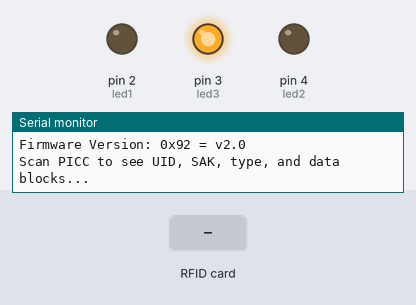
Recording of a sketch running on a simulated Arduino Uno, built with avr-gcc and run on an emulated ATmega328P. Parts: output pins drawn as LEDs (lit = HIGH), the last lines printed to the serial monitor. The test bench sets the inputs (shaded band). Pins used as bus, display or sensor lines are not drawn.

Above: at 1.2 s.
1.3 s: RFID card 4A 61 36 BE held to the reader
At 2.0 s:
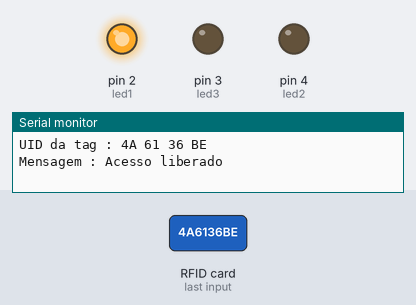
4.3 s: RFID card 5E 7A 19 C4 held to the reader
At 4.8 s:
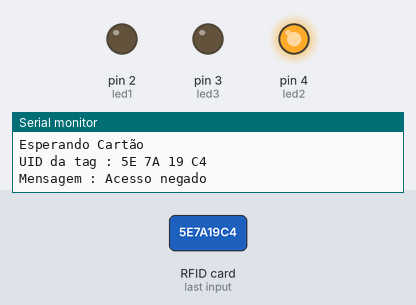
Timing chart, 0 to 7.8 s (numbered marks = the images above; inputs shaded):
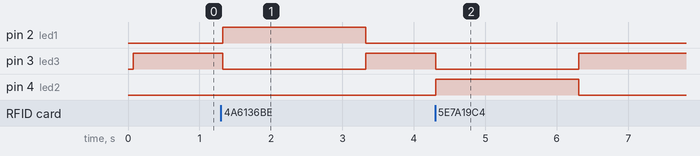

The sketch:

Controle_de_Acesso.ino
```cpp
#include <SPI.h>
#include <MFRC522.h>

#define RST_PIN         9
#define SS_PIN          10

MFRC522 mfrc522(SS_PIN, RST_PIN);

int led1 =2;
int led2 =4;
int led3 =3;

void setup() {
	Serial.begin(9600);
	while (!Serial);
	SPI.begin();
	mfrc522.PCD_Init();
	mfrc522.PCD_DumpVersionToSerial();
	Serial.println(F("Scan PICC to see UID, SAK, type, and data blocks..."));
  pinMode(led1, OUTPUT);
  pinMode(led2, OUTPUT);
  pinMode(led3, OUTPUT);

}

void loop() {
  digitalWrite(led3,HIGH);
	if ( ! mfrc522.PICC_IsNewCardPresent()) {
		return;
	}

	if ( ! mfrc522.PICC_ReadCardSerial()) {
		return;
	}
 Serial.print("UID da tag :");
  String conteudo= "";
  for (byte i = 0; i < mfrc522.uid.size; i++)
  {
     Serial.print(mfrc522.uid.uidByte[i] < 0x10 ? " 0" : " ");
     Serial.print(mfrc522.uid.uidByte[i], HEX);
     conteudo.concat(String(mfrc522.uid.uidByte[i] < 0x10 ? " 0" : " "));
     conteudo.concat(String(mfrc522.uid.uidByte[i], HEX));
  }
  Serial.println();
  Serial.print("Mensagem : ");
  conteudo.toUpperCase();

  if ( conteudo.substring(1) == "4A 61 36 BE"){
    digitalWrite(led1,HIGH);
    digitalWrite(led2,LOW);
    digitalWrite(led3,LOW);
    Serial.println("Acesso liberado");
    delay(2000);
    digitalWrite(led3,HIGH);
    digitalWrite(led1,LOW);

  }
  else if(conteudo.substring(1) != "4A 61 36 BE"){
    digitalWrite(led2,HIGH);
    digitalWrite(led1,LOW);
    digitalWrite(led3,LOW);
    Serial.println("Acesso negado");
    delay(2000);
    digitalWrite(led3,HIGH);
    digitalWrite(led2,LOW);

    }
  else{
    digitalWrite(led3,HIGH);
   }

  Serial.println("Esperando Cartão");
}
```

Measured:
- after the input at 1.3 s, pin 2 (led1): LOW → HIGH at once, → LOW 2.0 s later; pin 3 (led3): HIGH → LOW at once, → HIGH 2.0 s later
- after the input at 4.3 s, pin 3 (led3): HIGH → LOW at once, → HIGH 2.0 s later; pin 4 (led2): LOW → HIGH at once, → LOW 2.0 s later
